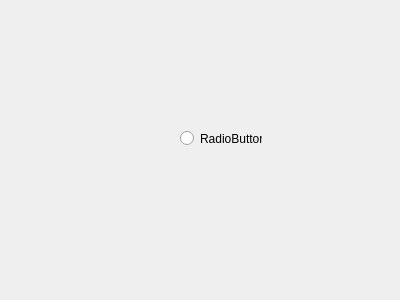
<?xml version="1.0" encoding="UTF-8"?>
<ui version="4.0">
 <class>Profesores</class>
 <widget class="QDialog" name="Profesores">
  <property name="geometry">
   <rect>
    <x>0</x>
    <y>0</y>
    <width>400</width>
    <height>300</height>
   </rect>
  </property>
  <property name="windowTitle">
   <string>Dialog</string>
  </property>
  <widget class="QRadioButton" name="radioButton">
   <property name="geometry">
    <rect>
     <x>180</x>
     <y>130</y>
     <width>82</width>
     <height>17</height>
    </rect>
   </property>
   <property name="text">
    <string>RadioButton</string>
   </property>
  </widget>
 </widget>
 <resources/>
 <connections/>
</ui>
